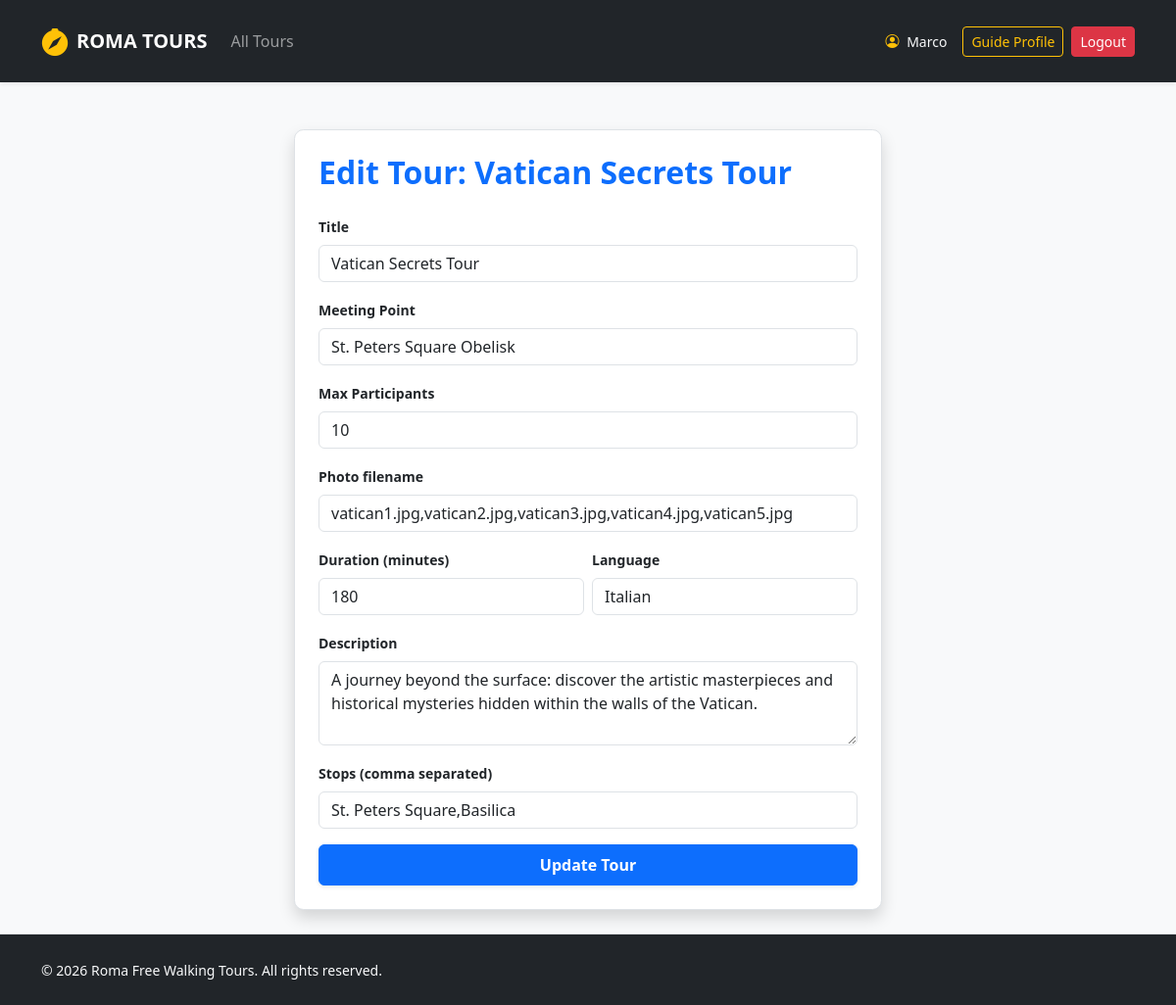
/guide/tour/edit/2 (signed in), run on the app's committed database.
### tables this page shows
CREATE TABLE users (
            id INTEGER PRIMARY KEY AUTOINCREMENT,
            name TEXT NOT NULL,
            surname TEXT NOT NULL,
            email TEXT UNIQUE NOT NULL,
            password TEXT NOT NULL,
            role TEXT CHECK(role IN ('guide', 'participant', 'administrator')) NOT NULL,
            languages TEXT
        );

CREATE TABLE tours (
            id INTEGER PRIMARY KEY AUTOINCREMENT,
            guide_id INTEGER NOT NULL,
            title TEXT NOT NULL,
            meeting_point TEXT NOT NULL,
            duration INTEGER NOT NULL,
            language TEXT NOT NULL,
            max_participants INTEGER NOT NULL,
            description TEXT NOT NULL,
            stops TEXT NOT NULL,
            photos TEXT NOT NULL,
            FOREIGN KEY (guide_id) REFERENCES users(id) ON DELETE CASCADE
        );

### routes/guide_routes.py (the view, shortened to what this page needs)
@guide_bp.route("/guide/tour/edit/<int:tour_id>", methods=["GET", "POST"])
@login_required
@guide_required
def edit_tour(tour_id):
    if tours_dao.has_reservations(tour_id):
        flash("This tour has active reservations and cannot be modified!", "danger")
        return redirect(url_for("auth.profile_guide"))
    tour = tours_dao.get_tour_by_id(tour_id)
    return render_template("edit_tour.html", tour=tour)

### app.py (called while the page is built)
@login_manager.user_loader
def load_user(user_id):
    db_user = get_user_by_id(user_id)
    if db_user:
        return User(
            id=db_user["id"], name=db_user["name"], surname=db_user["surname"],
            email=db_user["email"], role=db_user["role"], languages=db_user["languages"]
        )
    return None

### dao/tours_dao.py (called while the page is built)
def has_reservations(p_tour_id):
    query = "SELECT COUNT(*) as count FROM reservations WHERE tour_id = ?"
    conn = sqlite3.connect(DB_FILE_PATH)
    conn.row_factory = sqlite3.Row
    cursor = conn.cursor()
    cursor.execute(query, (p_tour_id,))
    res = cursor.fetchone()
    cursor.close()
    conn.close()
    return res['count'] > 0

def get_tour_by_id(p_tour_id):
    query = """
        SELECT t.*, u.name as guide_name, u.surname as guide_surname,
               GROUP_CONCAT(ts.day_of_week || ' (' || ts.start_time || ')', ', ') as schedule
        FROM tours t
        LEFT JOIN tour_schedule ts ON t.id = ts.tour_id
        JOIN users u ON t.guide_id = u.id
        WHERE t.id = ?
        GROUP BY t.id
    """
    conn = sqlite3.connect(DB_FILE_PATH)
    conn.row_factory = sqlite3.Row
    cursor = conn.cursor()
    cursor.execute(query, (p_tour_id,))
    tour = cursor.fetchone()
    conn.close()
    return tour

### dao/users_dao.py (called while the page is built)
def get_user_by_id(p_id):
    query = "SELECT * FROM users WHERE id = ?"
    conn = sqlite3.connect("roma_tours.db")
    conn.row_factory = sqlite3.Row
    cursor = conn.cursor()
    cursor.execute(query, (p_id,))
    db_user = cursor.fetchone()
    cursor.close()
    conn.close()
    return db_user

### routes/auth_routes.py (called while the page is built)
def guide_required(f):
    @wraps(f)
    def decorated_function(*args, **kwargs):
        if not current_user.is_authenticated or current_user.role != 'guide':
            flash("Only guides can access this page.", "danger")
            return redirect(url_for("home"))
        return f(*args, **kwargs)
    return decorated_function

### templates/edit_tour.html (shortened to what this page needs)
{% extends 'base.html' %}
{% block content %}
<div class="col-12 d-flex justify-content-center py-4">
    <div class="card shadow border p-4" style="width: 100%; max-width: 600px;">
        <h2 class="mb-4 fw-bold text-primary">Edit Tour: {{ tour.title }}</h2>
        <form method="POST">
            <div class="mb-3">
                <label for="title" class="form-label small fw-bold">Title</label>
                <input type="text" name="title" id="title" class="form-control" value="{{ tour.title }}" required>
            </div>
            <div class="mb-3">
                <label for="meeting_point" class="form-label small fw-bold">Meeting Point</label>
                <input type="text" name="meeting_point" id="meeting_point" class="form-control" value="{{ tour.meeting_point }}" required>
            </div>
            <div class="mb-3">
                <label for="max_participants" class="form-label small fw-bold">Max Participants</label>
                <input type="number" name="max_participants" id="max_participants" class="form-control" value="{{ tour.max_participants }}" required>
            </div>
            <div class="mb-3">
                <label for="photos" class="form-label small fw-bold">Photo filename</label>
                <input type="text" name="photos" id="photos" class="form-control" value="{{ tour.photos }}" required>
            </div>
            <div class="row g-2 mb-3">
                <div class="col-md-6">
                    <label for="duration" class="form-label small fw-bold">Duration (minutes)</label>
                    <input type="number" name="duration" id="duration" class="form-control" value="{{ tour.duration }}" required>
                </div>
                <div class="col-md-6">
                    <label for="language" class="form-label small fw-bold">Language</label>
                    <input type="text" name="language" id="language" class="form-control" value="{{ tour.language }}" required>
                </div>
            </div>
            <div class="mb-3">
                <label for="description" class="form-label small fw-bold">Description</label>
                <textarea name="description" id="description" class="form-control" rows="3" required>{{ tour.description }}</textarea>
            </div>
            <div class="mb-3">
                <label for="stops" class="form-label small fw-bold">Stops (comma separated)</label>
                <input type="text" name="stops" id="stops" class="form-control" value="{{ tour.stops }}" required>
            </div>
            <button type="submit" class="btn btn-primary w-100 py-2 fw-bold shadow-sm">Update Tour</button>
        </form>
    </div>
</div>
{% endblock %}

### templates/base.html (shortened to what this page needs)
<!DOCTYPE html>
<html lang="en">
<head>
  <link href="https://cdn.jsdelivr.net/npm/bootstrap@5.3.2/dist/css/bootstrap.min.css" rel="stylesheet">
  <link rel="stylesheet" href="https://cdn.jsdelivr.net/npm/bootstrap-icons@1.11.3/font/bootstrap-icons.min.css">
  <link rel="stylesheet" href="{{ url_for('static', filename='css/styles.css') }}">
</head>
<body class="d-flex flex-column min-vh-100">
  <header>
    <nav class="navbar navbar-expand-lg navbar-dark bg-dark shadow-sm py-3 mb-4">
      <div class="container">
        <a class="navbar-brand d-flex align-items-center fw-bold text-uppercase tracking-wider" href="{{ url_for('roma_tours') }}">
          <i class="bi bi-compass-fill me-2 text-warning fs-3"></i> Roma Tours
        </a>
        <div class="collapse navbar-collapse" id="mainNav">
          <ul class="navbar-nav me-auto mb-2 mb-lg-0">
            <li class="nav-item">
              <a class="nav-link {% if request.endpoint == 'home' %}active{% endif %}" href="{{ url_for('home') }}">All Tours</a>
            </li>
          </ul>
          <div class="d-flex align-items-center gap-2">
            {% if current_user.is_authenticated %}
              <span class="text-light me-2 small">
                <i class="bi bi-person-circle me-1 text-warning"></i> {{ current_user.name }}
              </span>
              {% if current_user.role == 'administrator' %}
                <a href="{{ url_for('auth.profile_admin') }}" class="btn btn-outline-warning btn-sm">Admin Dashboard</a>
              {% elif current_user.role == 'guide' %}
                <a href="{{ url_for('auth.profile_guide') }}" class="btn btn-outline-warning btn-sm">Guide Profile</a>
              {% else %}
                <a href="{{ url_for('auth.profile_participant') }}" class="btn btn-outline-warning btn-sm">My Bookings</a>
              {% endif %}
              <a href="{{ url_for('auth.logout') }}" class="btn btn-danger btn-sm">Logout</a>
            {% endif %}
          </div>
        </div>
      </div>
    </nav>
  </header>
  <main class="container flex-grow-1">
    <div class="row g-4">
      {% block content %}{% endblock %}
    </div>
  </main>
  <footer class="mt-auto border-top bg-dark text-light">
    <div class="container py-4">
      <div class="row align-items-center">
        <div class="col-12 col-md-6 text-center text-md-start">
          <span class="small">© 2026 Roma Free Walking Tours. All rights reserved.</span>
        </div>
      </div>
    </div>
  </footer>
</body>
</html>

### static/css/styles.css (style rules this page uses)
body { background-color: #f8f9fa; font-family: 'Segoe UI', Tahoma, Geneva, Verdana, sans-serif; font-size: 1rem; }
.card { border: none; border-radius: 0.6rem; transition: transform 0.2s ease, box-shadow 0.2s ease; }

### data on the page
users: name "Marco"
tours: title "Vatican Secrets Tour", meeting_point "St. Peters Square Obelisk", max_participants "10", photos "vatican1.jpg,vatican2.jpg,vatican3.jpg,vatican4.jpg,vatican5.jpg", duration "180", language "Italian", description "A journey beyond the surface: discover the artistic masterpieces and historical mysteries hidden within the walls of the Vatican.", stops "St. Peters Square,Basilica"
